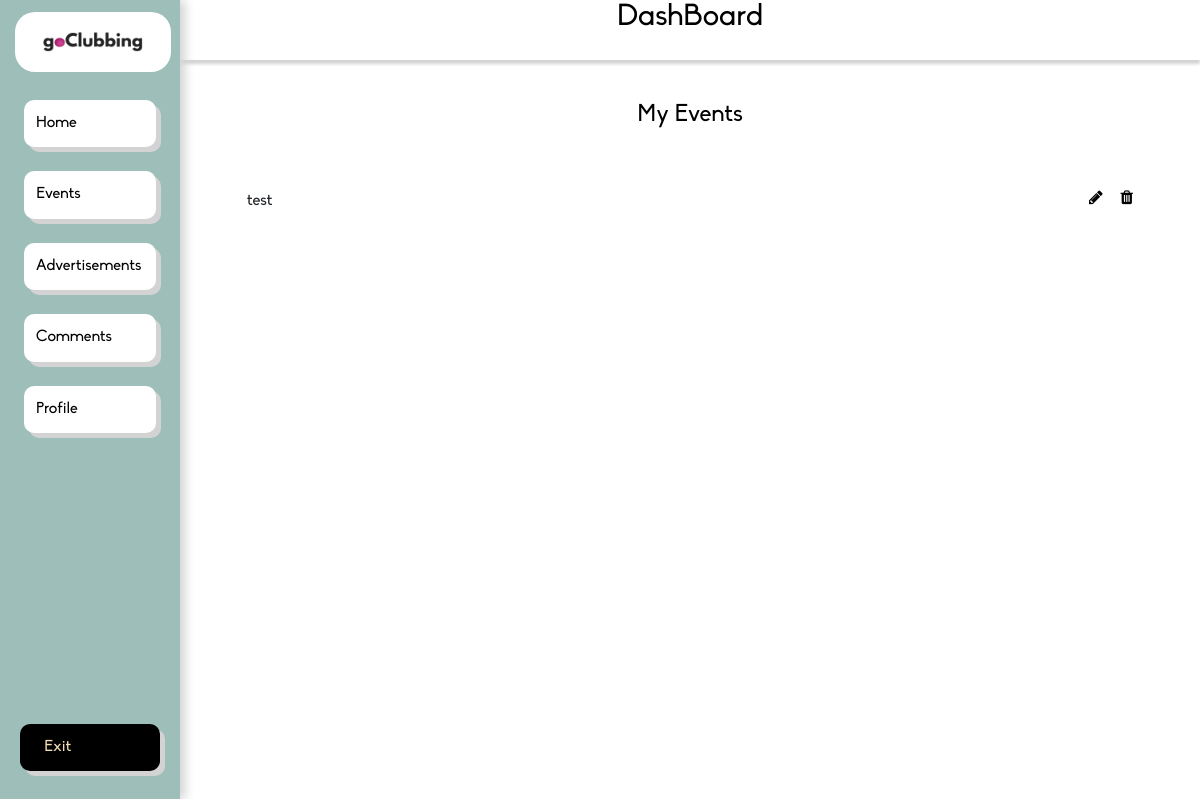
Page /dashboard/events (signed in) on the earlier database version.
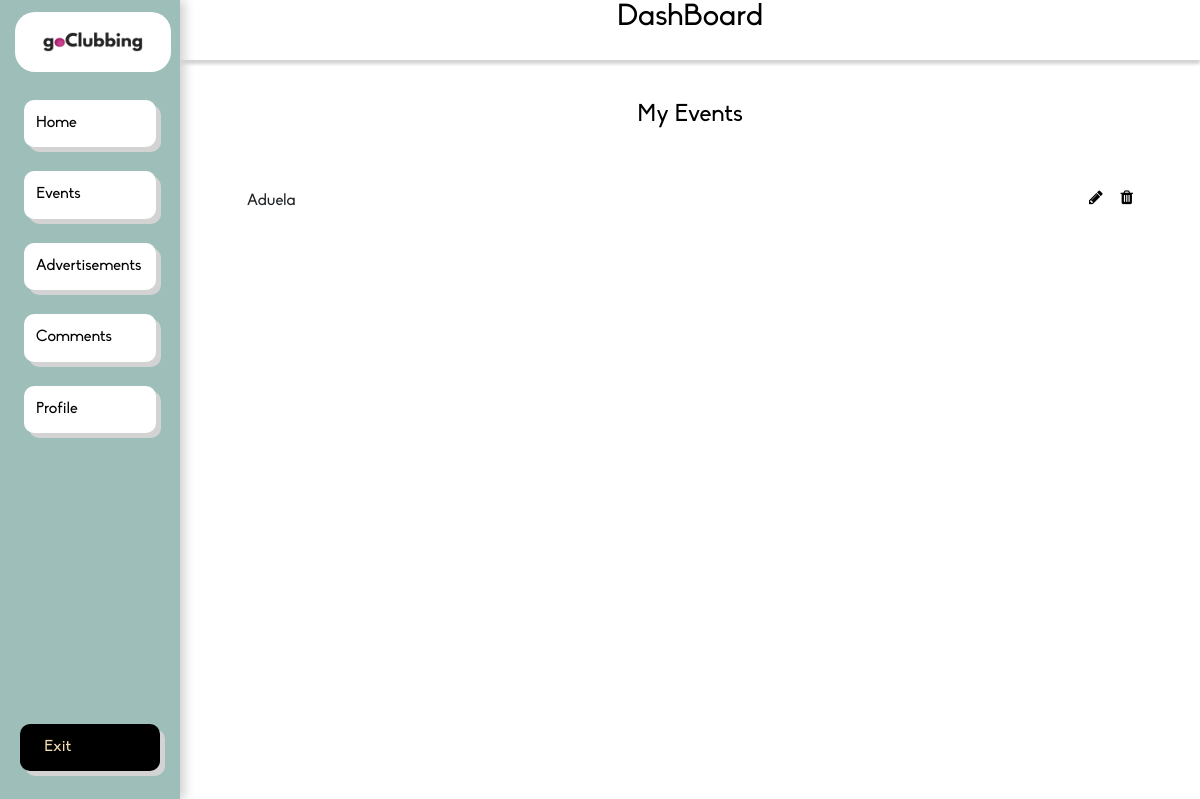
Same page on the later database version.
### app/models.py (models this page shows, shortened)
class Event(models.Model):
    name = models.CharField(max_length=100)
    location = models.CharField(max_length=100)
    datetime = models.DateTimeField(auto_now=False, auto_now_add=False)
    type = models.ForeignKey(Event_Type, on_delete=models.CASCADE)
    theme = models.CharField(max_length=100)
    min_age = models.IntegerField()
    organization = models.CharField(max_length=100)
    dress_code = models.CharField(max_length=100)
    business = models.ForeignKey(Business, on_delete=models.CASCADE)

### app/views.py (the view)
# urls.py: path('dashboard/events', dashboard_my_events, name='dashboard_my_events'),
def dashboard_my_events(request):
    events = Event.objects.all()
    business = Business.objects.get(user_id=request.user.id)
    tparams = {'events': events, 'self': business}
    return render(request, "see_events.html", tparams)

### app/templates/see_events.html
{% extends "dashboard.html" %}
{% load static %}
{% block content %}
<div>
    <div>
        <h4 class="form-title" style="color:#000; margin-top: 4%;">My Events</h4>
    </div>
    <ul class="list-group list-group-flush my-list">
        {% for event in events %}
            {% if event.business == self %}
        <li class="list-group-item">{{ event.name}}<a ><i class="fa fa-trash black"></i></a><a href={% url 'dashboard_event' num=event.id %}><i style="float: right" class="fa fa-pencil edit-list"></i></a></li>
        {% endif %}
        {% endfor %}
    </ul>
</div>
{% endblock %}

Differences in the rows shown:
no longer on this page (row edited): Event: name "test"
added Event: name "Aduela"
